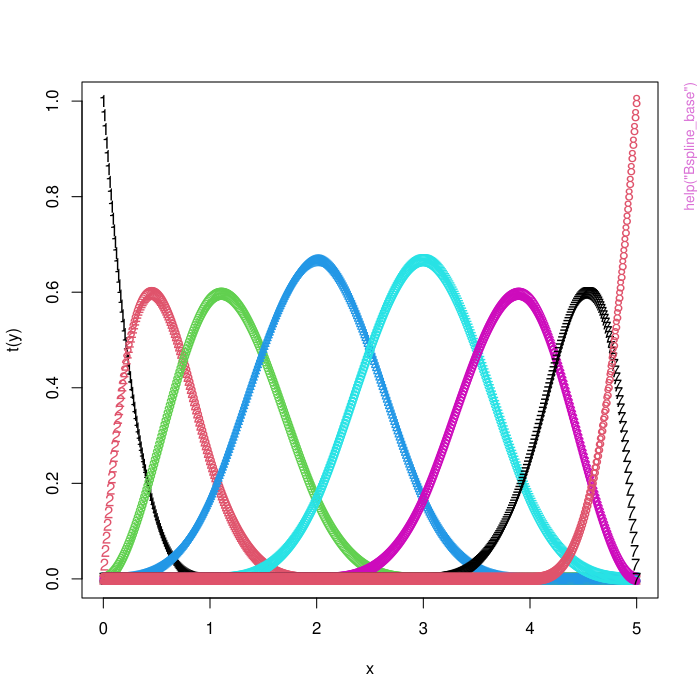

This figure's R source:
pkgname <- "BsplineQuantReg"
source(file.path(R.home("share"), "R", "examples-header.R"))
options(warn = 1)
options(pager = "console")
base::assign(".ExTimings", "BsplineQuantReg-Ex.timings", pos = 'CheckExEnv')
base::cat("name\tuser\tsystem\telapsed\n", file=base::get(".ExTimings", pos = 'CheckExEnv'))
base::assign(".format_ptime",
function(x) {
  if(!is.na(x[4L])) x[1L] <- x[1L] + x[4L]
  if(!is.na(x[5L])) x[2L] <- x[2L] + x[5L]
  options(OutDec = '.')
  format(x[1L:3L], digits = 7L)
},
pos = 'CheckExEnv')

### * </HEADER>
library('BsplineQuantReg')

base::assign(".oldSearch", base::search(), pos = 'CheckExEnv')
base::assign(".old_wd", base::getwd(), pos = 'CheckExEnv')
cleanEx()
nameEx("Bspline_base")
### * Bspline_base

flush(stderr()); flush(stdout())

base::assign(".ptime", proc.time(), pos = "CheckExEnv")
### Name: Bspline_base
### Title: Build B-spline basis in piecewise polynomial form Computes local
###   polynomial coefficients for each B-spline basis function on each
###   interval. Polynomials are expressed in the canonical basis Uses De
###   Boor's recursion formula.
### Aliases: Bspline_base

### ** Examples

sn <- c(0,0,0,0,1,2,3,4,5,5,5,5)
basis <- Bspline_base(sn, degree=3)
x=(0:(5*100))/100
y=bs_direct(basis,x)
matplot(x,t(y))
#or simple:
#view_basis(basis)




base::assign(".dptime", (proc.time() - get(".ptime", pos = "CheckExEnv")), pos = "CheckExEnv")
base::cat("Bspline_base", base::get(".format_ptime", pos = 'CheckExEnv')(get(".dptime", pos = "CheckExEnv")), "\n", file=base::get(".ExTimings", pos = 'CheckExEnv'), append=TRUE, sep="\t")
cleanEx()
nameEx("SplineConstQuantRegBs3")
### * SplineConstQuantRegBs3

flush(stderr()); flush(stdout())

base::assign(".ptime", proc.time(), pos = "CheckExEnv")
### Name: SplineConstQuantRegBs3
### Title: Constrained quantile regression with cubic splines
### Aliases: SplineConstQuantRegBs3

### ** Examples

set.seed(42)
x <- seq(0, 1, length=100)
y <- 2*x + sin(6*pi*x)/2 + rnorm(100, 0, 0.05)
knots <- quantile(x, probs=seq(0,1,length.out=10))

# Median quantile regression without constraints
fit <- SplineConstQuantRegBs3(x, y, knots, tau=0.5)

# With increasing monotonicity constraint
fit_monot <- SplineConstQuantRegBs3(x, y, knots, tau=0.5, monot=1)

# With convexity constraint
fit_convex <- SplineConstQuantRegBs3(x, y, knots, tau=0.5, convcons=1)




base::assign(".dptime", (proc.time() - get(".ptime", pos = "CheckExEnv")), pos = "CheckExEnv")
base::cat("SplineConstQuantRegBs3", base::get(".format_ptime", pos = 'CheckExEnv')(get(".dptime", pos = "CheckExEnv")), "\n", file=base::get(".ExTimings", pos = 'CheckExEnv'), append=TRUE, sep="\t")
cleanEx()
nameEx("poly_eval")
### * poly_eval

flush(stderr()); flush(stdout())

base::assign(".ptime", proc.time(), pos = "CheckExEnv")
### Name: poly_eval
### Title: Evaluate polynomial
### Aliases: poly_eval

### ** Examples

# P(x) = 1 + x + x^2
poly_eval(c(1, 1, 1), c(0, 1, 2)) # returns c(1, 3, 7)



base::assign(".dptime", (proc.time() - get(".ptime", pos = "CheckExEnv")), pos = "CheckExEnv")
base::cat("poly_eval", base::get(".format_ptime", pos = 'CheckExEnv')(get(".dptime", pos = "CheckExEnv")), "\n", file=base::get(".ExTimings", pos = 'CheckExEnv'), append=TRUE, sep="\t")
cleanEx()
nameEx("polyadd")
### * polyadd

flush(stderr()); flush(stdout())

base::assign(".ptime", proc.time(), pos = "CheckExEnv")
### Name: polyadd
### Title: Polynomial addition
### Aliases: polyadd

### ** Examples

polyadd(c(1, 1), c(1, -1)) # returns c(2, 0)



base::assign(".dptime", (proc.time() - get(".ptime", pos = "CheckExEnv")), pos = "CheckExEnv")
base::cat("polyadd", base::get(".format_ptime", pos = 'CheckExEnv')(get(".dptime", pos = "CheckExEnv")), "\n", file=base::get(".ExTimings", pos = 'CheckExEnv'), append=TRUE, sep="\t")
cleanEx()
nameEx("polyderiv")
### * polyderiv

flush(stderr()); flush(stdout())

base::assign(".ptime", proc.time(), pos = "CheckExEnv")
### Name: polyderiv
### Title: Polynomial derivative
### Aliases: polyderiv

### ** Examples

# P(x) = x^2 -> P'(x) = 2x
polyderiv(c(1, 0, 0), 1) # returns c(2, 0)



base::assign(".dptime", (proc.time() - get(".ptime", pos = "CheckExEnv")), pos = "CheckExEnv")
base::cat("polyderiv", base::get(".format_ptime", pos = 'CheckExEnv')(get(".dptime", pos = "CheckExEnv")), "\n", file=base::get(".ExTimings", pos = 'CheckExEnv'), append=TRUE, sep="\t")
cleanEx()
nameEx("polymul")
### * polymul

flush(stderr()); flush(stdout())

base::assign(".ptime", proc.time(), pos = "CheckExEnv")
### Name: polymul
### Title: Polynomial multiplication
### Aliases: polymul

### ** Examples

# (1 + x) * (1 + x) = 1 + 2x + x^2
polymul(c(1, 1), c(1, 1)) # returns c(1, 2, 1)



base::assign(".dptime", (proc.time() - get(".ptime", pos = "CheckExEnv")), pos = "CheckExEnv")
base::cat("polymul", base::get(".format_ptime", pos = 'CheckExEnv')(get(".dptime", pos = "CheckExEnv")), "\n", file=base::get(".ExTimings", pos = 'CheckExEnv'), append=TRUE, sep="\t")
cleanEx()
nameEx("spline_eval")
### * spline_eval

flush(stderr()); flush(stdout())

base::assign(".ptime", proc.time(), pos = "CheckExEnv")
### Name: spline_eval
### Title: Evaluate a B-spline
### Aliases: spline_eval

### ** Examples

{ # Create and evaluate a spline
sn <- c(0,0,0,0,1,2,3,4,5,5,5,5)
basis <- Bspline_base(sn, degree=3)
basis$coefficients <- runif(basis$n_splines)
y <- spline_eval(basis, seq(0,5,length=100))}



base::assign(".dptime", (proc.time() - get(".ptime", pos = "CheckExEnv")), pos = "CheckExEnv")
base::cat("spline_eval", base::get(".format_ptime", pos = 'CheckExEnv')(get(".dptime", pos = "CheckExEnv")), "\n", file=base::get(".ExTimings", pos = 'CheckExEnv'), append=TRUE, sep="\t")
cleanEx()
nameEx("test_karlin_simple")
### * test_karlin_simple

flush(stderr()); flush(stdout())

base::assign(".ptime", proc.time(), pos = "CheckExEnv")
### Name: test_karlin_simple
### Title: Comprehensive test function
### Aliases: test_karlin_simple

### ** Examples

test_karlin_simple()



base::assign(".dptime", (proc.time() - get(".ptime", pos = "CheckExEnv")), pos = "CheckExEnv")
base::cat("test_karlin_simple", base::get(".format_ptime", pos = 'CheckExEnv')(get(".dptime", pos = "CheckExEnv")), "\n", file=base::get(".ExTimings", pos = 'CheckExEnv'), append=TRUE, sep="\t")
### * <FOOTER>
###
cleanEx()
options(digits = 7L)
base::cat("Time elapsed: ", proc.time() - base::get("ptime", pos = 'CheckExEnv'),"\n")
grDevices::dev.off()
###
### Local variables: ***
### mode: outline-minor ***
### outline-regexp: "\\(> \\)?### [*]+" ***
### End: ***
quit('no')
